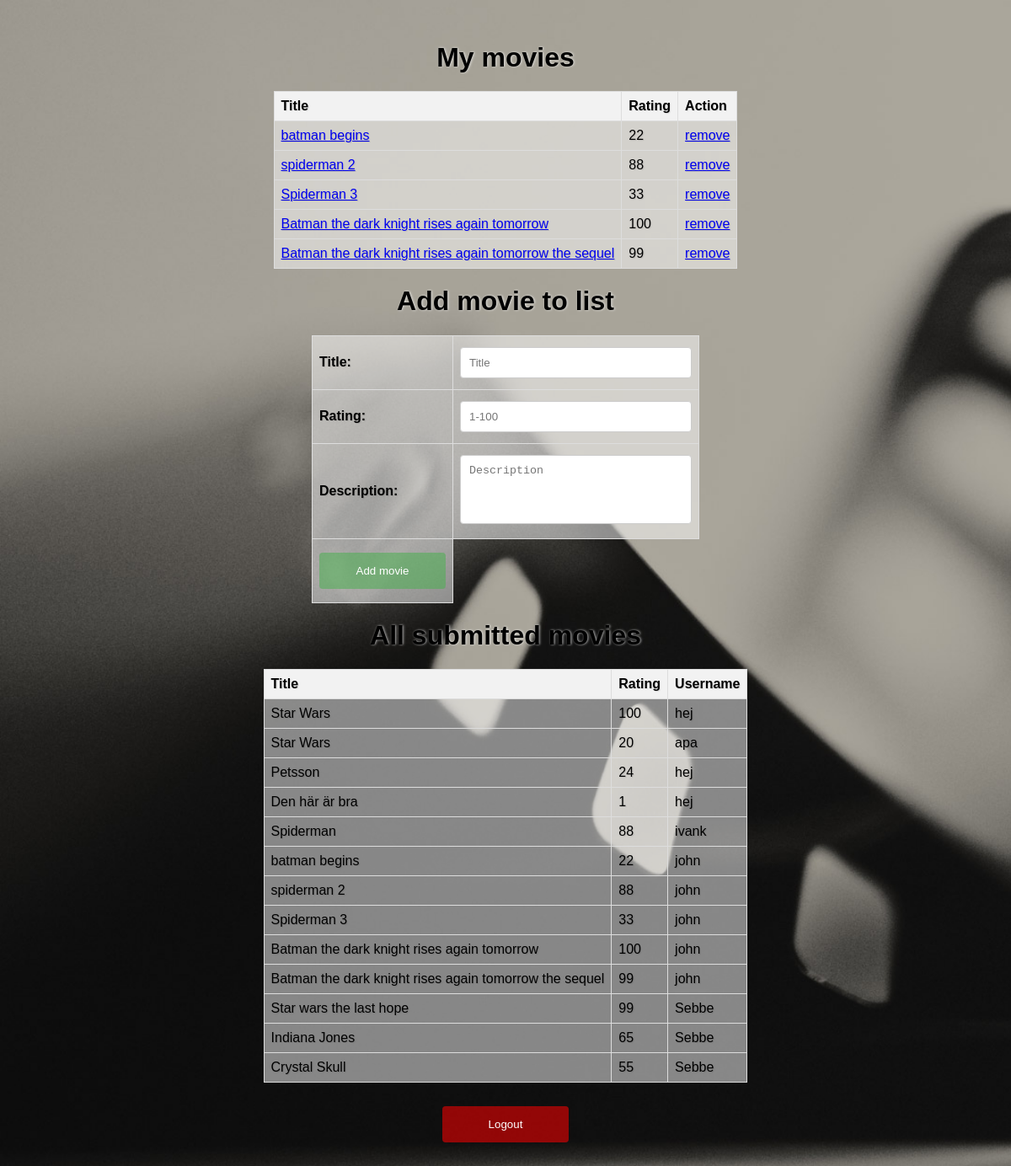
Screenshot of /movies (signed in) with the database file from the repository.
### tables this page shows
CREATE TABLE "movies" (
	"movie_id"	INTEGER NOT NULL UNIQUE,
	"title"	TEXT NOT NULL,
	"rating"	INTEGER NOT NULL,
	"user_id"	INTEGER NOT NULL,
	"info"	TEXT,
	FOREIGN KEY("user_id") REFERENCES "users"("user_id"),
	UNIQUE("title","user_id"),
	PRIMARY KEY("movie_id" AUTOINCREMENT)
);

CREATE TABLE "users" (
	"user_id"	INTEGER NOT NULL UNIQUE,
	"user_name"	TEXT NOT NULL UNIQUE,
	"password"	TEXT NOT NULL,
	PRIMARY KEY("user_id" AUTOINCREMENT)
);

### main.py (the view)
@app.route("/movies", methods=["GET"])
def movies():
    userid = session["userid"]
    movie_list = get_movies(userid)
    all_movies_list = get_all_movies()
    success_message = request.args.get('success_message')
    error_message = request.args.get('error_message')
    return render_template('movies.html',
                           movie_list=movie_list,
                           all_movies_list=all_movies_list,
                           sucess_message=success_message,
                           error_message=error_message)

### main.py (called while the page is built)
def get_all_movies():
    cursor.execute("SELECT title, rating, user_id FROM movies")
    movie_list_db = cursor.fetchall()
    movie_list = add_all_movies_to_dict(movie_list_db)
    return movie_list

def add_all_movies_to_dict(movies_list):
    temp_movies = []
    for movie in movies_list:
        title, rating, userid = movie
        cursor.execute("SELECT user_name FROM users WHERE user_id=?", (userid,))
        user_data = cursor.fetchone()
        username = user_data[0]
        movie_to_add = {"title": title, "rating": rating, "username": username}
        temp_movies.append(movie_to_add)
    return temp_movies

def get_movies(user_id):
    cursor.execute("SELECT title, rating, info FROM movies WHERE user_id=?", (user_id,))
    movie_list_db = cursor.fetchall()
    movie_list = add_movies_to_dict(movie_list_db)
    return movie_list

def add_movies_to_dict(movies_list):
    temp_movies = []
    for movie in movies_list:
        title, rating, info = movie
        movie_to_add = {"title": title, "rating": rating, "info": info}
        temp_movies.append(movie_to_add)
    return temp_movies

### templates/movies.html (shortened to what this page needs)
<!DOCTYPE html>
<html lang="en">
{% extends "base.html" %}
{% block body%}
    <h1 class="text">My movies</h1>
    <table style="display: flex; justify-content: center;">
        <tr>
            <th>Title</th>
            <th>Rating</th>
            <th>Action</th>
        </tr>
        {% for i in range(movie_list|length) %}
            <tr>
                <td><a href="/description?movie={{ movie_list[i].title }}">{{ movie_list[i].title }}</a></td>
                <td>{{ movie_list[i].rating }}</td>
                <td><a href="/remove_movie/{{ movie_list[i].title }}">remove</a></td>
            </tr>
        {% endfor %}
    </table>
    <h1 class="text">Add movie to list</h1>
    <form action="/add_movies" method="POST">
        <table>
            <tr>
                <td><label for="Title">Title:</label></td>
                <td><input type="text" id="title" name="title" placeholder="Title" required></td>
            </tr>
            <tr>
                <td><label for="Rating">Rating:</label></td>
                <td><input type="number" id="rating" name="rating" placeholder="1-100" required></td>
            </tr>
            <tr>
                <td><label for="description">Description:</label></td>
                <td><textarea id="description" name="info" rows="4" cols="21" placeholder="Description" required></textarea></td>
            </tr>
            <tr>
                <td><input type="submit" value="Add movie"></td>
            </tr>
        </table>
    </form>
    <h1 class="text" style="display: flex; justify-content: center;">All submitted movies</h1>
    <table style="display: flex; justify-content: center;">
        <tr>
            <th>Title</th>
            <th>Rating</th>
            <th>Username</th>
        </tr>
        {% for i in range(all_movies_list|length) %}
            <tr>
                <td>{{ all_movies_list[i].title }}</td>
                <td>{{ all_movies_list[i].rating }}</td>
                <td>{{ all_movies_list[i].username }}</td>
            </tr>
        {% endfor %}
    </table>
{% endblock %}
{% block footer %}
    <form action="/logout" method="GET">
        <input type="submit" value="Logout">
    </form>
{% endblock %}

### static/css/style.css (style rules this page uses)
body { font-family: Arial, sans-serif; text-shadow: 1px 1px 1px rgba(0, 0, 0, 0.1); background-color: #f0f0f0; margin: 50px; padding: 0; height: 100%; background-image: url('/static/images/background.jpg'); background-size: cover; background-repeat: no-repeat; min-height: 100vh; }
.text { text-shadow: 1px 0px 3px rgba(255,255,255,0.7); }
h1 { text-align: center; margin-top: 20px; }
table { border-collapse: collapse; position: sticky; justify-content: center; }
th, td { border: 1px solid #ddd; padding: 8px; text-align: left; }
th { background-color: #f2f2f2; }
tr { background-color: rgba(255,255,255,0.5); }
form { margin-top: 20px; justify-content: center; display: flex; flex-direction: column; align-items: center; }
label { margin-bottom: 5px; font-weight: bold; }
input[type="text"], input[type="password"], input[type="number"], textarea { width: 275px; padding: 10px; margin: 5px 0; border: 1px solid #ccc; border-radius: 4px; box-sizing: border-box; resize: none; }
input[type="submit"][value="Add movie"], button { background-color: rgba(76, 175, 80, 0.55); color: white; padding: 14px 20px; margin: 8px 0; border: none; border-radius: 4px; cursor: pointer; width: 150px; }
input[type="submit"][value="Logout"], button { background-color: rgba(255, 0, 0, 0.55); color: white; padding: 14px 20px; margin: 8px 0; border: none; border-radius: 4px; cursor: pointer; width: 150px; }

### rows the page displays
movies: title "batman begins", rating "22", title "batman begins"
movies: title "spiderman 2", rating "88", title "spiderman 2"
movies: title "Spiderman 3", rating "33", title "Spiderman 3"
movies: title "Batman the dark knight rises again tomorrow", rating "100", title "Batman the dark knight rises again tomorrow"
movies: title "Batman the dark knight rises again tomorrow the sequel", rating "99", title "Batman the dark knight rises again tomorrow the sequel"
movies: title "Star Wars"
users: user_name "hej" "hej" "hej"
movies: title "Star Wars"
users: user_name "apa"
movies: title "Petsson"
movies: title "Den här är bra"
movies: title "Spiderman"
users: user_name "ivank"
users: user_name "john" "john" "john" "john" "john"
movies: title "Star wars the last hope"
users: user_name "Sebbe" "Sebbe" "Sebbe"
movies: title "Indiana Jones"
movies: title "Crystal Skull"

### other values shown
{{ all_movies_list[i].rating }} "100" "20" "24" "1" "88" "22" "88" "33" "100" "99" "99" "65" "55"
